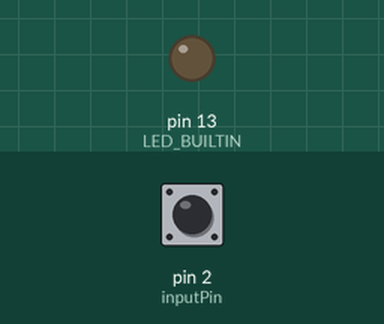
The sketch below on a simulated Arduino Uno, built with avr-gcc and run on an emulated ATmega328P. On the bench: output pins drawn as LEDs (lit = HIGH). The inputs (shaded band) are chosen by the test bench; at power-on: pin 2 (inputPin) HIGH.

Above: at 1.2 s.
1.3 s: pin 2 (inputPin) pulled LOW for 0.15 s
At 1.37 s:
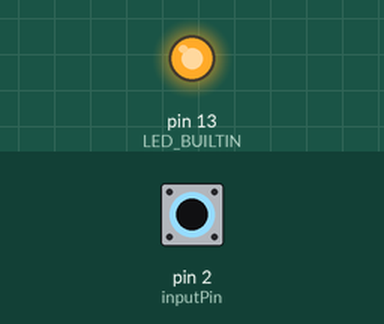
2.9 s: pin 2 (inputPin) pulled LOW for 3.2 s
At 7.1 s:
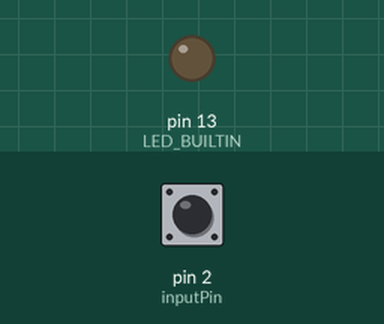
Timing chart, 0 to 8.6 s (numbered marks = the images above; inputs shaded):
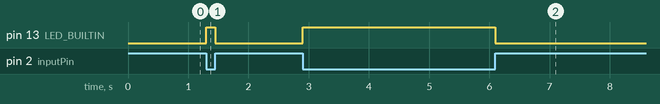

The sketch:

ch05_input_pullup.ino
```cpp
/*
  Input pullup sketch
  a switch connected to pin 2 lights the built-in LED
*/

const int inputPin = 2; // input pin for the switch

void setup() {
  pinMode(LED_BUILTIN, OUTPUT);
  pinMode(inputPin, INPUT_PULLUP); // use internal pull-up on inputPin
}

void loop(){
  int val = digitalRead(inputPin);  // read input value
  if (val == HIGH)                  // check if the input is HIGH
  {
    digitalWrite(LED_BUILTIN, LOW);  // turn LED off
  }
  else
  {
    digitalWrite(LED_BUILTIN, HIGH); // turn LED on
  }
}
```

Measured:
- after the input at 1.3 s, pin 13 (LED_BUILTIN): LOW → HIGH at once, → LOW 0.15 s later
- after the input at 2.9 s, pin 13 (LED_BUILTIN): LOW → HIGH at once, → LOW 3.2 s later
